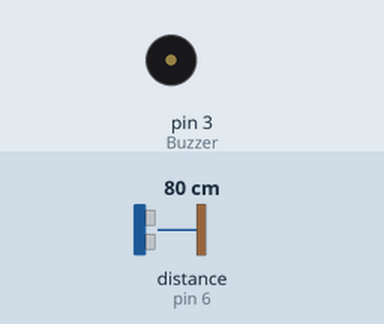
Bench run of a sketch on a simulated Arduino Uno, built with avr-gcc and run on an emulated ATmega328P. Shown: buzzer (waves = sounding, pin HIGH). The inputs (shaded band) are chosen by the test bench; at power-on: distance to the obstacle (sensor on pin 6) 80 cm.

Above: at 1.2 s.
1.3 s: distance to the obstacle (sensor on pin 6) set to 16 cm
2.8 s: distance to the obstacle (sensor on pin 6) set to 13 cm
At 3.2 s:
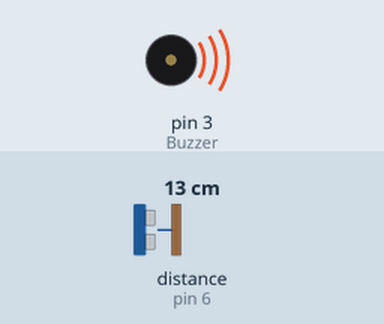
5.8 s: distance to the obstacle (sensor on pin 6) set to 18 cm
At 6.7 s:
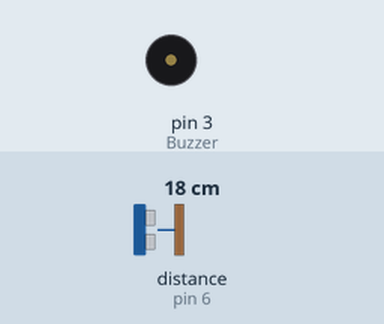
7.3 s: distance to the obstacle (sensor on pin 6) set to 12 cm
At 7.7 s:
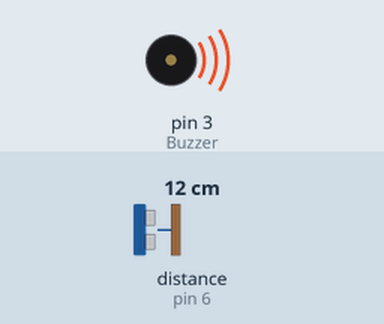
Timing chart, 0 to 11.3 s (numbered marks = the images above; inputs shaded):
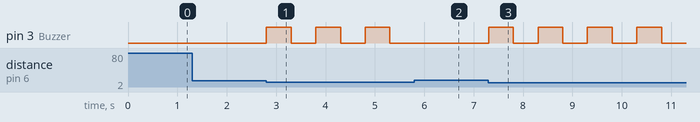

Measured:
- the behaviour switches between 15 and 14 cm on distance to the obstacle (sensor on pin 6) (found by bisection; images 0 and 1)
- after the input at 1.3 s, every drawn part: stays the same
- after the input at 2.8 s, pin 3 (Buzzer): alternates HIGH for 0.50 s and LOW for 0.50 s, starting at once
- after the input at 5.8 s, pin 3 (Buzzer): stays LOW (without the input it goes to HIGH after 0.01 s)
- after the input at 7.3 s, pin 3 (Buzzer): alternates HIGH for 0.50 s and LOW for 0.50 s, starting at once

The sketch:

project-alarm-sensor-parkir.ino
```cpp
#include <HCSR04.h>
int Buzzer = 3;
float jarak;

HCSR04 hc(5,6);

void setup() {
  // put your setup code here, to run once:
  pinMode(Buzzer, OUTPUT);
}

void loop() {
  // put your main code here, to run repeatedly:
  jarak = hc.dist();
  if(jarak < 5){
    digitalWrite(Buzzer, HIGH);
    delay(100);
    digitalWrite(Buzzer, LOW);
    delay(100);
  } else if(jarak < 10){
    digitalWrite(Buzzer, HIGH);
    delay(250);
    digitalWrite(Buzzer, LOW);
    delay(250);
  } else if(jarak < 15){
    digitalWrite(Buzzer, HIGH);
    delay(500);
    digitalWrite(Buzzer, LOW);
    delay(500);
  }
}
```
